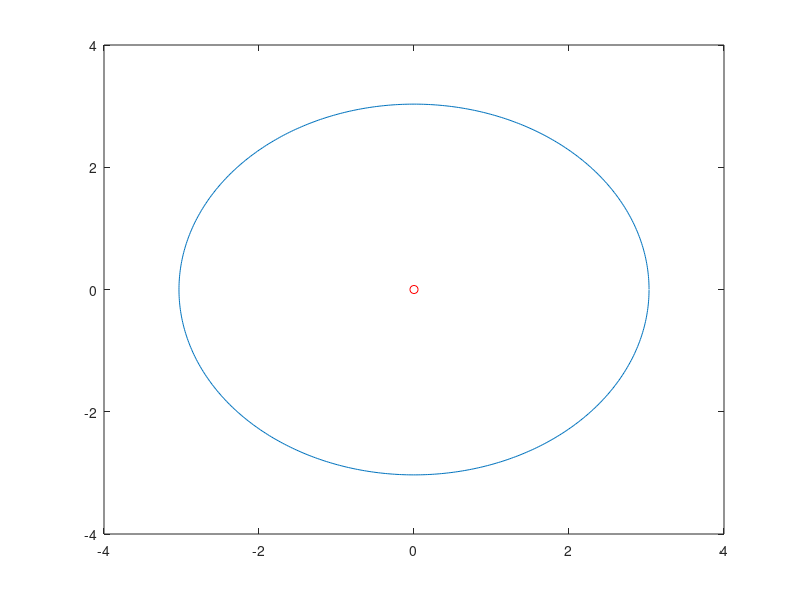
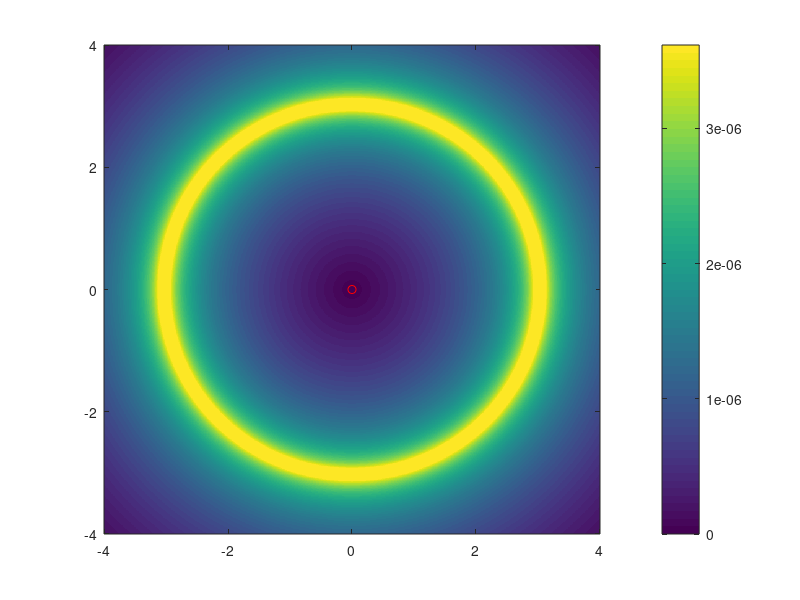

Source code (MATLAB) for these figures, in order: (Note: this script raises an error after producing the figures.)
%%%%%%%%%%%%%%%%%%%%%%%%%%%%%%%%%%%%%%%%%%%%%%%%
%% Yi-Chao Chen @ UT Austin
%%
%% - Input:
%%
%%
%% - Output:
%%
%%
%% example:
%%
%%     
%%%%%%%%%%%%%%%%%%%%%%%%%%%%%%%%%%%%%%%%%%%%%%%%

function visualize_combine()
    % addpath('../utils');
    
    %% --------------------
    %% DEBUG
    %% --------------------
    DEBUG0 = 0;
    DEBUG1 = 1;
    DEBUG2 = 1;  %% progress
    DEBUG3 = 1;  %% verbose
    DEBUG4 = 1;  %% results


    %% --------------------
    %% Constant
    %% --------------------
    input_dir  = '';
    fig_dir = './fig/';

    thresh = 0.1;  %% torrlerate error < thresh. i.e. when error < thresh, error = 0


    %% --------------------
    %% Variable
    %% --------------------
    filename = '0904.acc';
    fig_idx = 0;

    dists = [sqrt(2.8^2+1^2), 1, sqrt(3.1^2+1^2), sqrt(3.1^2+2^2), 2, sqrt(2.8^2+2^2), sqrt(2.8^2+1^2)] * 1.02;
    % displacements = [2.8, 3.1, 3, 3.1, 2.8, 3] * 1.02;
    % directions = [0,1,0; 0,1,0; 1,0,0; 0,-1,0; 0,-1,0; -1,0,0];

    %% pn, mean
    % dists = [3.0775, 1.0023, 3.2573, 3.6892, 2.0023, 2.3526, 3.0775];
    %% pn, median
    % dists = [1.5291, 1.0016, 3.0369, 3.5316, 1.9073, 2.5240, 1.5291];
    %% sinc, mean
    % dists = [2.9736, 1.7843, 3.4112, 10.8496, 2.0038, 3.4409, 2.9736];
    %% sinc, median
    % dists = [2.9735, 1.7343, -5.4669, 9.4542, 2.0038, 3.4428, 2.9735];
    displacements = [5, 6, 5, 5, 5, 6] * 0.7;
    directions = [0.7739, -0.6298, 0.0662; 0.7701, -0.6304, 0.0974; 0.6124, 0.7828, 0.1103; -0.7809, 0.6166, -0.0995; -0.7889, 0.6060, -0.1022; -0.5324, -0.8447, -0.0544];

    loc{1} = [0,0];

    gran = 0.01;
    
    
    %% --------------------
    %% Check input
    %% --------------------
    % if nargin < 1, arg = 1; end


    %% --------------------
    %% Main starts
    %% --------------------
    fh = figure(1); clf;
    
    for si = 1:length(dists)
        if si > 1
            % loc{si} = loc{si-1} + displacements(si-1) * [sin(directions(si-1)), cos(directions(si-1))];
            loc{si} = loc{si-1} + displacements(si-1)*directions(si-1,1:2);
        end

        fh = figure(1)
        plot(loc{si}(1), loc{si}(2), 'ro'); 
        hold on;
        ang=0:0.01:2*pi; 
        xp=dists(si)*cos(ang);
        yp=dists(si)*sin(ang);
        plot(loc{si}(1)+xp,loc{si}(2)+yp);
        if si > 1, arrow(loc{si-1}, loc{si}); end
        print(fh, '-dpsc', [fig_dir filename '.' num2str(si) '.line.eps']);


        %% recalculate probability
        xlim = get(gca,'xlim');
        ylim = get(gca,'ylim');

        xrange = xlim
        yrange = ylim
        prob_map_x = [xrange(1):gran:xrange(2)];
        prob_map_y = [yrange(1):gran:yrange(2)];
        prob_map = zeros(length(prob_map_y), length(prob_map_x));
        % return;

        fh = figure(2); clf;
        for sj = 1:si
            distx = (prob_map_x - loc{sj}(1));
            disty = (prob_map_y - loc{sj}(2))';
            distxy = sqrt(repmat(distx .^ 2, length(disty), 1) + repmat(disty .^ 2, 1, length(distx)));
            dist_dif = abs(distxy - dists(sj));
            idx = find(dist_dif < thresh);
            dist_dif(idx) = thresh;
            prob_map = prob_map - log(dist_dif);

            norm_prob_map = prob_map - min(min(prob_map));
            norm_prob_map = norm_prob_map / sum(sum(norm_prob_map));
            x = repmat(prob_map_x, length(prob_map_y), 1);
            y = repmat(prob_map_y', 1, length(prob_map_x));
            est_loc{sj}(1) = sum(sum(norm_prob_map .* x));
            est_loc{sj}(2) = sum(sum(norm_prob_map .* y));
            % est_loc{sj}
        end

        imagesc(prob_map_x, prob_map_y, norm_prob_map); % frequency-time Plot of the signal
        colorbar;
        set(gca,'YDir','normal');
        hold on;

        for sj = 1:si
            plot(loc{sj}(1), loc{sj}(2), 'ro'); 
            hold on;
            if sj > 1, arrow(loc{sj-1}, loc{sj}); end
        end
        print(fh, '-dpsc', [fig_dir filename '.' num2str(si) '.map.eps']);

        % waitforbuttonpress
    end
    
    fig_idx = 2;
end